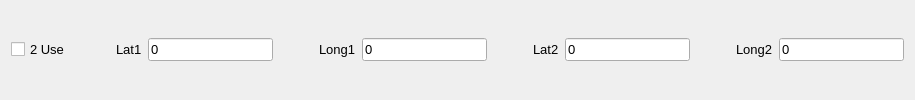
      <widget class="QWidget" name="widget_4" native="true">
       <property name="font">
        <font>
         <pointsize>10</pointsize>
        </font>
       </property>
       <layout class="QGridLayout" name="gridLayout_3">
        <item row="0" column="3">
         <widget class="QLineEdit" name="lineEdit_9">
          <property name="font">
           <font>
            <pointsize>10</pointsize>
           </font>
          </property>
          <property name="text">
           <string>0</string>
          </property>
         </widget>
        </item>
        <item row="0" column="12">
         <widget class="QLineEdit" name="lineEdit_10">
          <property name="font">
           <font>
            <pointsize>10</pointsize>
           </font>
          </property>
          <property name="text">
           <string>0</string>
          </property>
         </widget>
        </item>
        <item row="0" column="7">
         <spacer name="horizontalSpacer_9">
          <property name="font">
           <font>
            <pointsize>10</pointsize>
           </font>
          </property>
          <property name="orientation">
           <enum>Qt::Horizontal</enum>
          </property>
          <property name="sizeHint" stdset="0">
           <size>
            <width>40</width>
            <height>20</height>
           </size>
          </property>
         </spacer>
        </item>
        <item row="0" column="10">
         <spacer name="horizontalSpacer_10">
          <property name="font">
           <font>
            <pointsize>10</pointsize>
           </font>
          </property>
          <property name="orientation">
           <enum>Qt::Horizontal</enum>
          </property>
          <property name="sizeHint" stdset="0">
           <size>
            <width>40</width>
            <height>20</height>
           </size>
          </property>
         </spacer>
        </item>
        <item row="0" column="9">
         <widget class="QLineEdit" name="lineEdit_11">
          <property name="font">
           <font>
            <pointsize>10</pointsize>
           </font>
          </property>
          <property name="text">
           <string>0</string>
          </property>
         </widget>
        </item>
        <item row="0" column="5">
         <widget class="QLabel" name="label_9">
          <property name="font">
           <font>
            <pointsize>10</pointsize>
           </font>
          </property>
          <property name="text">
           <string>Long1</string>
          </property>
         </widget>
        </item>
        <item row="0" column="4">
         <spacer name="horizontalSpacer_11">
          <property name="font">
           <font>
            <pointsize>10</pointsize>
           </font>
          </property>
          <property name="orientation">
           <enum>Qt::Horizontal</enum>
          </property>
          <property name="sizeHint" stdset="0">
           <size>
            <width>40</width>
            <height>20</height>
           </size>
          </property>
         </spacer>
        </item>
        <item row="0" column="6">
         <widget class="QLineEdit" name="lineEdit_12">
          <property name="font">
           <font>
            <pointsize>10</pointsize>
           </font>
          </property>
          <property name="text">
           <string>0</string>
          </property>
         </widget>
        </item>
        <item row="0" column="8">
         <widget class="QLabel" name="label_10">
          <property name="font">
           <font>
            <pointsize>10</pointsize>
           </font>
          </property>
          <property name="text">
           <string>Lat2</string>
          </property>
         </widget>
        </item>
        <item row="0" column="11">
         <widget class="QLabel" name="label_11">
          <property name="font">
           <font>
            <pointsize>10</pointsize>
           </font>
          </property>
          <property name="text">
           <string>Long2</string>
          </property>
         </widget>
        </item>
        <item row="0" column="2">
         <widget class="QLabel" name="label_12">
          <property name="font">
           <font>
            <pointsize>10</pointsize>
           </font>
          </property>
          <property name="text">
           <string>Lat1</string>
          </property>
         </widget>
        </item>
        <item row="0" column="0">
         <widget class="QCheckBox" name="checkBox_3">
          <property name="font">
           <font>
            <pointsize>10</pointsize>
           </font>
          </property>
          <property name="text">
           <string>2 Use</string>
          </property>
         </widget>
        </item>
        <item row="0" column="1">
         <spacer name="horizontalSpacer_12">
          <property name="font">
           <font>
            <pointsize>10</pointsize>
           </font>
          </property>
          <property name="orientation">
           <enum>Qt::Horizontal</enum>
          </property>
          <property name="sizeHint" stdset="0">
           <size>
            <width>40</width>
            <height>20</height>
           </size>
          </property>
         </spacer>
        </item>
       </layout>
      </widget>
